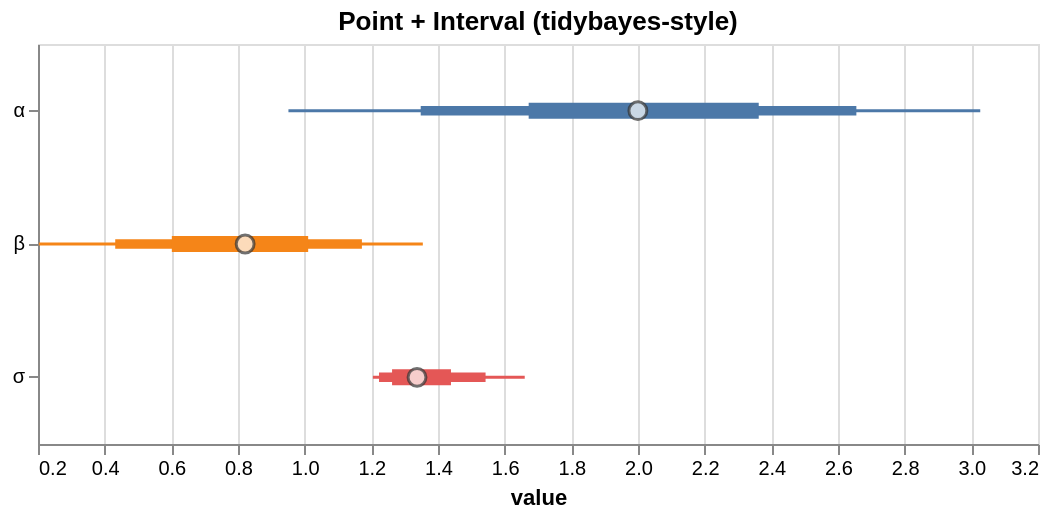

This figure's Vega-Lite source:
### Vega-Lite specification from a JSON file in a GitHub repository (floating-point values rounded to 4 significant figures)
{"$schema": "https://vega.github.io/schema/vega-lite/v5.json", "config": {"axis": {"labelLimit": 0}, "header": {"labelLimit": 0}, "legend": {"labelLimit": 0}}, "data": {"values": [{"__point__": 1.337, "hi_0_5_": 1.439, "hi_0_8_": 1.543, "hi_0_95_": 1.66, "lo_0_5_": 1.262, "lo_0_8_": 1.223, "lo_0_95_": 1.205, "parameter": "σ"}, {"__point__": 2.0, "hi_0_5_": 2.362, "hi_0_8_": 2.655, "hi_0_95_": 3.027, "lo_0_5_": 1.672, "lo_0_8_": 1.348, "lo_0_95_": 0.9513, "parameter": "α"}, {"__point__": 0.8214, "hi_0_5_": 1.011, "hi_0_8_": 1.172, "hi_0_95_": 1.354, "lo_0_5_": 0.6015, "lo_0_8_": 0.4317, "lo_0_95_": 0.2026, "parameter": "β"}]}, "height": 200, "layer": [{"encoding": {"color": {"field": "parameter", "legend": null, "type": "nominal"}, "tooltip": [{"field": "__point__", "title": "value (estimate)", "type": "quantitative"}, {"field": "parameter", "type": "nominal"}, {"field": "lo_0_95_", "title": "95% lo", "type": "quantitative"}, {"field": "hi_0_95_", "title": "95% hi", "type": "quantitative"}], "x": {"field": "lo_0_95_", "scale": {"zero": false}, "title": "value", "type": "quantitative"}, "x2": {"field": "hi_0_95_"}, "y": {"axis": {"title": null}, "field": "parameter", "type": "nominal"}}, "mark": {"strokeWidth": 1.5, "type": "rule"}, "params": [{"bind": "scales", "name": "grid", "select": {"encodings": ["x"], "type": "interval"}}]}, {"encoding": {"color": {"field": "parameter", "legend": null, "type": "nominal"}, "tooltip": [{"field": "__point__", "title": "value (estimate)", "type": "quantitative"}, {"field": "parameter", "type": "nominal"}, {"field": "lo_0_95_", "title": "95% lo", "type": "quantitative"}, {"field": "hi_0_95_", "title": "95% hi", "type": "quantitative"}], "x": {"field": "lo_0_8_", "scale": {"zero": false}, "title": "value", "type": "quantitative"}, "x2": {"field": "hi_0_8_"}, "y": {"axis": {"title": null}, "field": "parameter", "type": "nominal"}}, "mark": {"strokeWidth": 4.75, "type": "rule"}}, {"encoding": {"color": {"field": "parameter", "legend": null, "type": "nominal"}, "tooltip": [{"field": "__point__", "title": "value (estimate)", "type": "quantitative"}, {"field": "parameter", "type": "nominal"}, {"field": "lo_0_95_", "title": "95% lo", "type": "quantitative"}, {"field": "hi_0_95_", "title": "95% hi", "type": "quantitative"}], "x": {"field": "lo_0_5_", "scale": {"zero": false}, "title": "value", "type": "quantitative"}, "x2": {"field": "hi_0_5_"}, "y": {"axis": {"title": null}, "field": "parameter", "type": "nominal"}}, "mark": {"strokeWidth": 8.0, "type": "rule"}}, {"encoding": {"tooltip": [{"field": "__point__", "title": "value (estimate)", "type": "quantitative"}, {"field": "parameter", "type": "nominal"}, {"field": "lo_0_95_", "title": "95% lo", "type": "quantitative"}, {"field": "hi_0_95_", "title": "95% hi", "type": "quantitative"}], "x": {"field": "__point__", "scale": {"zero": false}, "type": "quantitative"}, "y": {"field": "parameter", "type": "nominal"}}, "mark": {"color": "white", "filled": true, "size": 80, "stroke": "#333", "strokeWidth": 1.5, "type": "point"}}], "title": "Point + Interval (tidybayes-style)", "width": 500}
